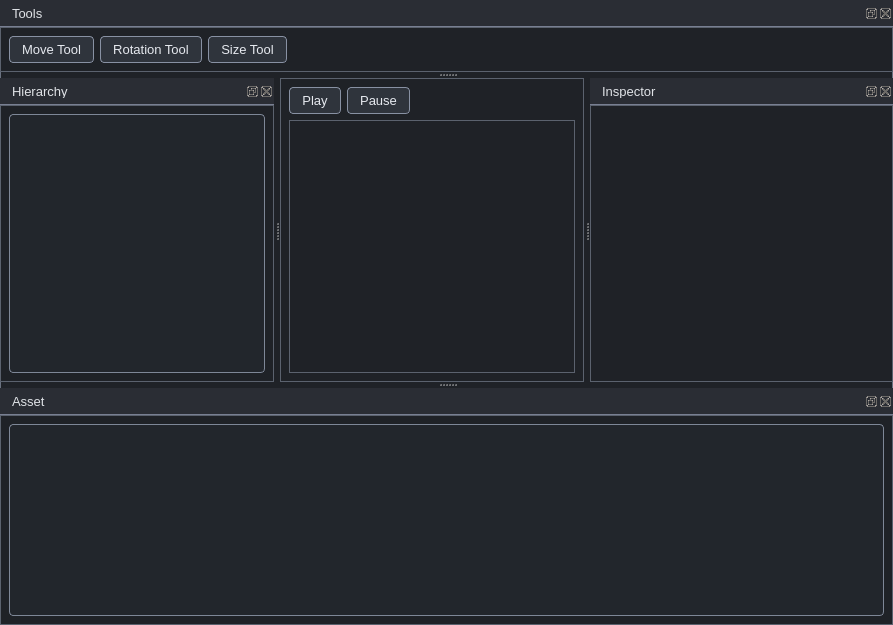
<?xml version="1.0" encoding="UTF-8"?>
<ui version="4.0">
 <class>MainWindow</class>
 <widget class="QMainWindow" name="MainWindow">
  <property name="geometry">
   <rect>
    <x>0</x>
    <y>0</y>
    <width>893</width>
    <height>625</height>
   </rect>
  </property>
  <property name="windowTitle">
   <string>MainWindow</string>
  </property>
  <property name="styleSheet">
   <string notr="true">/* =========================
   GLOBAL
   ========================= */

* {
    transition: all 120ms ease-in-out;
}

QWidget {
    background-color: #1F2227; /* تیره‌تر */
    color: #E0E3E7;
    font-family: &quot;Segoe UI&quot;, &quot;Roboto&quot;, &quot;IRANSans&quot;, sans-serif;
    font-size: 13px;
}

/* مرز عمومی برای هر ویجت */
QWidget {
    border: 1px solid #5B626E; /* مرز روشن‌تر و کاملاً مشخص */
}

/* =========================
   MAIN WINDOW
   ========================= */

QMainWindow {
    background-color: #1F2227;
    border: 1px solid #6A7280; /* روشن‌تر از بقیه برای تاکید */
}

/* =========================
   DOCK WIDGETS
   ========================= */

QDockWidget {
    background-color: #24272D;
    border: 1px solid #70798A; /* مرز خیلی واضح */
}

QDockWidget::title {
    background-color: #2A2D34;
    padding: 6px 8px;
    border-bottom: 1px solid #787F92;
    color: #DDE2EB;
    font-weight: 600;
}

/* =========================
   PANELS / FRAMES / GROUPBOX
   ========================= */

QFrame {
    background-color: #262A31;
    border: 1px solid #7A8290; /* بسیار واضح */
    border-radius: 4px;
}

QGroupBox {
    background-color: #262A31;
    border: 1px solid #7A8290; /* واضح */
    border-radius: 6px;
    margin-top: 18px;
    padding: 6px;
}

QGroupBox::title {
    background-color: #262A31;
    padding: 0 4px;
    left: 10px;
    color: #C6CBD4;
}

/* =========================
   INPUTS (LineEdit, SpinBox…)
   ========================= */

QLineEdit,
QSpinBox,
QDoubleSpinBox,
QComboBox,
QTextEdit,
QPlainTextEdit {
    background-color: #1C1F24;
    border: 1px solid #858D9D; /* مرز کاملاً مشخص */
    border-radius: 4px;
    padding: 4px 6px;
}

QLineEdit:focus,
QSpinBox:focus,
QDoubleSpinBox:focus,
QComboBox:focus,
QTextEdit:focus,
QPlainTextEdit:focus {
    border: 1px solid #4C8DFF !important;
    background-color: #20242B;
}

/* =========================
   BUTTONS
   ========================= */

QPushButton,
QToolButton {
    background-color: #2F343C;
    border: 1px solid #8891A3; /* مرز کاملاً واضح */
    border-radius: 4px;
    padding: 5px 12px;
    color: #E6E9EF;
}

QPushButton:hover,
QToolButton:hover {
    background-color: #3A404A;
    border: 1px solid #A0A8B8;
}

QPushButton:pressed,
QToolButton:pressed {
    background-color: #2A2F36;
    border: 1px solid #7A8290;
}

QPushButton#dangerButton {
    background-color: #54313A;
    border-color: #B06273;
}

/* =========================
   TREE / LIST
   ========================= */

QTreeWidget,
QListWidget,
QTreeView,
QListView {
    background-color: #22262C;
    border: 1px solid #7E8797; /* مرز قوی */
}

QTreeWidget::item:selected,
QListWidget::item:selected {
    background-color: #4C8DFF;
    color: #FFFFFF;
}

/* =========================
   TAB WIDGET
   ========================= */

QTabWidget::pane {
    border: 1px solid #7E8797;
    background-color: #22262C;
}

QTabBar::tab {
    background-color: #2B2F36;
    border: 1px solid #9099AB;
    padding: 5px 12px;
}

QTabBar::tab:selected {
    background-color: #323841;
    border-color: #4C8DFF;
}

/* =========================
   STATUSBAR
   ========================= */

QStatusBar {
    background-color: #252931;
    border-top: 1px solid #6F7787;
}

/* =========================
   LOG CONSOLE
   ========================= */

QPlainTextEdit#logConsole {
    background-color: #1A1C20;
    border: 1px solid #8C95A8; /* بسیار روشن و مشخص */
    font-family: &quot;Consolas&quot;, &quot;Fira Code&quot;, monospace;
    font-size: 12px;
}
</string>
  </property>
  <widget class="QWidget" name="centralwidget">
   <layout class="QVBoxLayout" name="verticalLayout_2">
    <item>
     <layout class="QVBoxLayout" name="verticalLayout" stretch="0,1">
      <item>
       <layout class="QHBoxLayout" name="horizontalLayout" stretch="0,0,0">
        <item>
         <widget class="QPushButton" name="pushButton">
          <property name="text">
           <string>Play</string>
          </property>
         </widget>
        </item>
        <item>
         <widget class="QPushButton" name="pushButton_2">
          <property name="text">
           <string>Pause</string>
          </property>
         </widget>
        </item>
        <item>
         <spacer name="horizontalSpacer_2">
          <property name="orientation">
           <enum>Qt::Horizontal</enum>
          </property>
          <property name="sizeHint" stdset="0">
           <size>
            <width>40</width>
            <height>20</height>
           </size>
          </property>
         </spacer>
        </item>
       </layout>
      </item>
      <item>
       <widget class="QWidget" name="screen" native="true">
        <property name="sizePolicy">
         <sizepolicy hsizetype="Preferred" vsizetype="Preferred">
          <horstretch>192</horstretch>
          <verstretch>108</verstretch>
         </sizepolicy>
        </property>
       </widget>
      </item>
     </layout>
    </item>
   </layout>
  </widget>
  <widget class="QDockWidget" name="asset_dock">
   <property name="windowTitle">
    <string>Asset</string>
   </property>
   <attribute name="dockWidgetArea">
    <number>8</number>
   </attribute>
   <widget class="QWidget" name="dockWidgetContents">
    <layout class="QHBoxLayout" name="horizontalLayout_2">
     <item>
      <widget class="QTreeView" name="asset_tree_view"/>
     </item>
    </layout>
   </widget>
  </widget>
  <widget class="QDockWidget" name="inspector_dock">
   <property name="minimumSize">
    <size>
     <width>303</width>
     <height>165</height>
    </size>
   </property>
   <property name="windowTitle">
    <string>Inspector</string>
   </property>
   <attribute name="dockWidgetArea">
    <number>2</number>
   </attribute>
   <widget class="QWidget" name="dockWidgetContents_2">
    <layout class="QVBoxLayout" name="verticalLayout_3"/>
   </widget>
  </widget>
  <widget class="QDockWidget" name="hierarchy_dock">
   <property name="windowTitle">
    <string>Hierarchy</string>
   </property>
   <attribute name="dockWidgetArea">
    <number>1</number>
   </attribute>
   <widget class="QWidget" name="dockWidgetContents_3">
    <layout class="QVBoxLayout" name="verticalLayout_4">
     <item>
      <widget class="QListWidget" name="scene_list_view"/>
     </item>
    </layout>
   </widget>
  </widget>
  <widget class="QDockWidget" name="tools_dock">
   <property name="windowTitle">
    <string>Tools</string>
   </property>
   <attribute name="dockWidgetArea">
    <number>4</number>
   </attribute>
   <widget class="QWidget" name="dockWidgetContents_6">
    <layout class="QHBoxLayout" name="horizontalLayout_7">
     <item>
      <widget class="QPushButton" name="move_tool_button">
       <property name="maximumSize">
        <size>
         <width>16777215</width>
         <height>30</height>
        </size>
       </property>
       <property name="text">
        <string>Move Tool</string>
       </property>
      </widget>
     </item>
     <item>
      <widget class="QPushButton" name="rotation_tool_button">
       <property name="maximumSize">
        <size>
         <width>16777215</width>
         <height>30</height>
        </size>
       </property>
       <property name="text">
        <string>Rotation Tool</string>
       </property>
      </widget>
     </item>
     <item>
      <widget class="QPushButton" name="size_tool_button">
       <property name="maximumSize">
        <size>
         <width>16777215</width>
         <height>30</height>
        </size>
       </property>
       <property name="text">
        <string>Size Tool</string>
       </property>
      </widget>
     </item>
     <item>
      <spacer name="horizontalSpacer">
       <property name="orientation">
        <enum>Qt::Horizontal</enum>
       </property>
       <property name="sizeHint" stdset="0">
        <size>
         <width>40</width>
         <height>20</height>
        </size>
       </property>
      </spacer>
     </item>
    </layout>
   </widget>
  </widget>
 </widget>
 <tabstops>
  <tabstop>pushButton_2</tabstop>
  <tabstop>pushButton</tabstop>
 </tabstops>
 <resources/>
 <connections/>
</ui>
